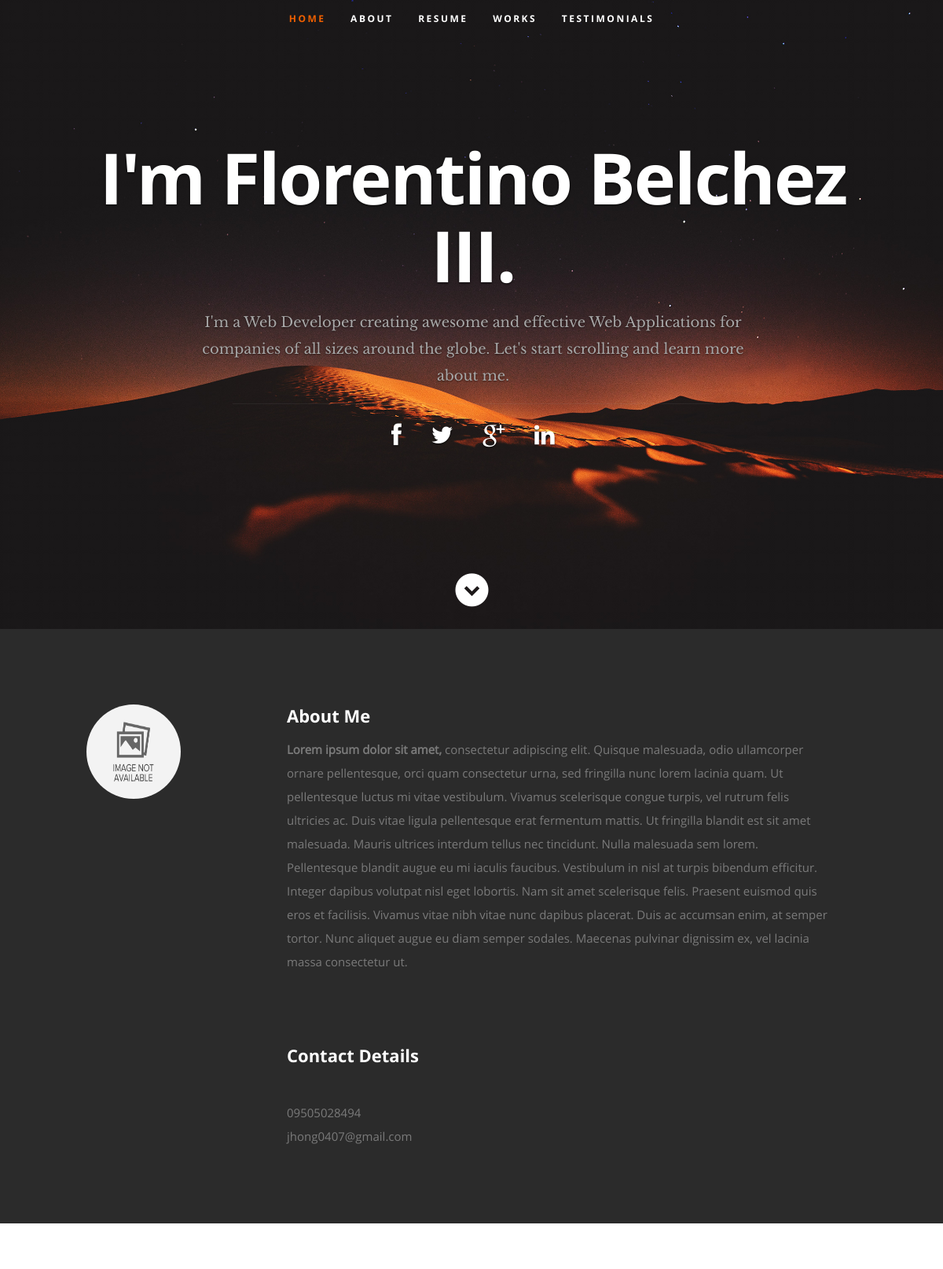
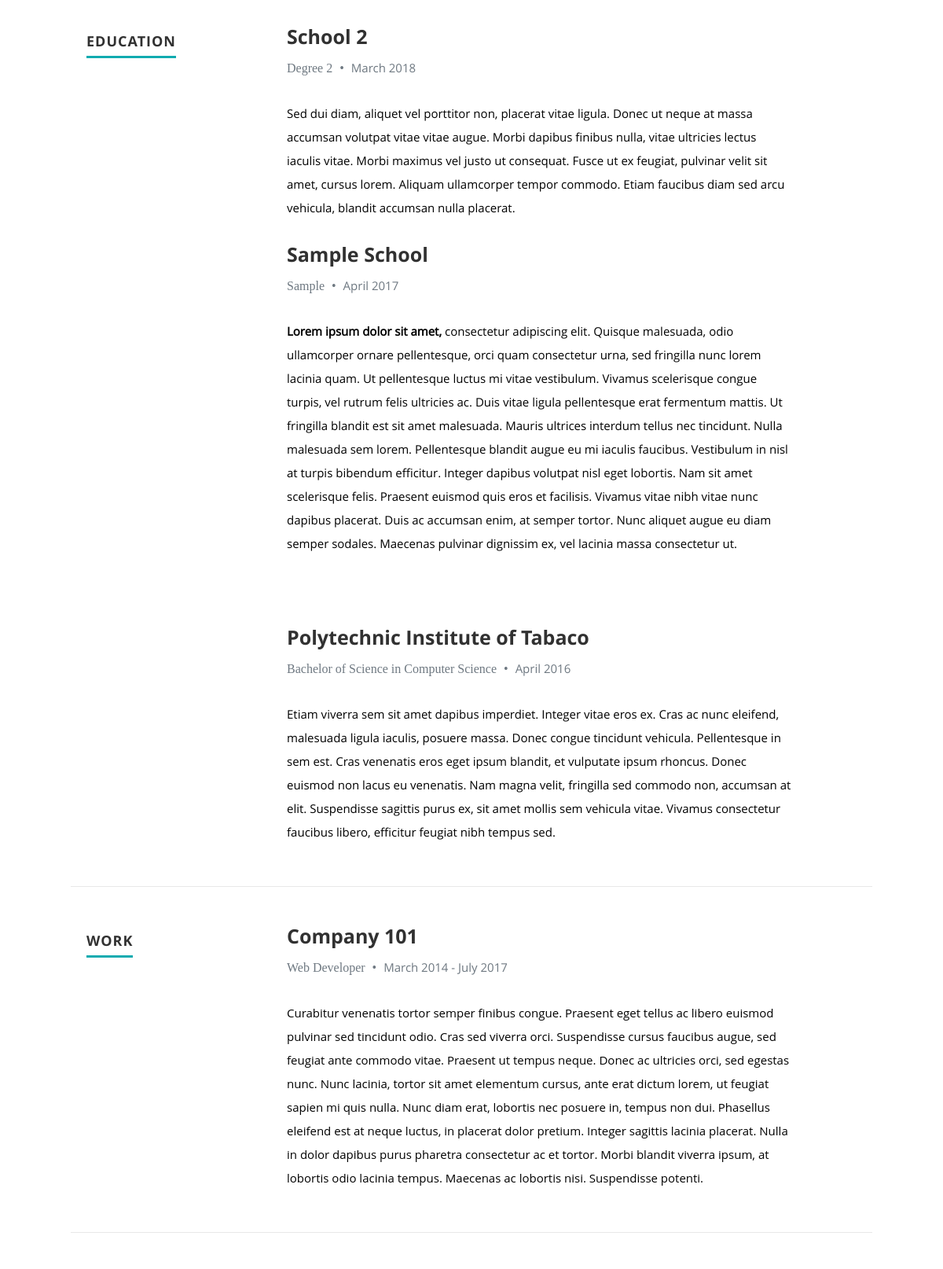
The page / (upper part) on the database its author committed (2 pictures, top to bottom).
### tables this page shows
CREATE TABLE `users` (
  `id` int(50) NOT NULL,
  `firstname` varchar(250) NOT NULL,
  `lastname` varchar(250) NOT NULL,
  `username` text NOT NULL,
  `password` text NOT NULL,
  `avatar` text DEFAULT NULL,
  `last_login` datetime DEFAULT NULL,
  `date_added` datetime NOT NULL DEFAULT current_timestamp(),
  `date_updated` datetime DEFAULT NULL ON UPDATE current_timestamp()
);

CREATE TABLE `education` (
  `id` int(30) NOT NULL,
  `school` text DEFAULT NULL,
  `degree` text DEFAULT NULL,
  `month` varchar(50) NOT NULL,
  `year` int(10) NOT NULL,
  `description` text DEFAULT NULL,
  `order_by` int(30) NOT NULL
);

CREATE TABLE `work` (
  `id` int(30) NOT NULL,
  `company` text DEFAULT NULL,
  `position` text DEFAULT NULL,
  `started` varchar(250) NOT NULL,
  `ended` varchar(250) NOT NULL,
  `description` text DEFAULT NULL,
  `order_by` int(30) NOT NULL
);

### classes/DBConnection.php (called while the page is built, shortened)
<?php
class DBConnection{
    private $host = DB_SERVER;
    private $username = DB_USERNAME;
    private $password = DB_PASSWORD;
    private $database = DB_NAME;
    public $conn;
    public function __construct(){
        if (!isset($this->conn)) {
            $this->conn = new mysqli($this->host, $this->username, $this->password, $this->database);
        }
    }
}
?>

### classes/SystemSettings.php (called while the page is built, shortened)
<?php
class SystemSettings extends DBConnection{
	function info($field=''){
		if(!empty($field)){
			if(isset($_SESSION['system_info'][$field]))
				return $_SESSION['system_info'][$field];
			else
				return false;
		}else{
			return false;
		}
	}
}
$_settings = new SystemSettings();
?>

### config.php (called while the page is built, shortened)
<?php
require_once('classes/DBConnection.php');
require_once('classes/SystemSettings.php');
function validate_image($file){
	if(!empty($file)){
		if(is_file(base_app.$file)){
			return base_url.$file;
		}else{
			return base_url.'dist/img/no-image-available.png';
		}
	}else{
		return base_url.'dist/img/no-image-available.png';
	}
}
?>

### index.php (the view, shortened to what this page needs)
<?php require_once('config.php'); ?>
 <!DOCTYPE html>
<html lang="en" class="" style="height: auto;">
<?php require_once('inc/header.php') ?>
  <body>
   <header id="home">
      <nav id="nav-wrap">
         <ul id="nav" class="nav">
            <li class="current"><a class="smoothscroll" href="#home">Home</a></li>
            <li><a class="smoothscroll" href="#about">About</a></li>
           <li><a class="smoothscroll" href="#resume">Resume</a></li>
            <li><a class="smoothscroll" href="#portfolio">Works</a></li>
            <li><a class="smoothscroll" href="#testimonials">Testimonials</a></li>
         </ul>
      </nav>
<?php
$u_qry = $conn->query("SELECT * FROM users where id = 1");
foreach($u_qry->fetch_array() as $k => $v){
  if(!is_numeric($k)){
    $user[$k] = $v;
  }
}
$c_qry = $conn->query("SELECT * FROM contacts");
while($row = $c_qry->fetch_assoc()){
    $contact[$row['meta_field']] = $row['meta_value'];
}
?>
      <div class="row banner">
         <div class="banner-text">
            <h1 class="responsive-headline">I'm <?php echo isset($user) ? ucwords($user['firstname'].' '.$user['lastname']) : ""; ?>.</h1>
            <h3><?php echo stripslashes($_settings->info('welcome_message')) ?></h3>
            <hr />
            <ul class="social">
               <li><a target="_blank" href="<?php echo $contact['facebook'] ?>"><i class="fa fa-facebook"></i></a></li>
               <li><a target="_blank" href="<?php echo $contact['twitter'] ?>"><i class="fa fa-twitter"></i></a></li>
               <li><a target="_blank" href="mailto:<?php echo $contact['email'] ?>"><i class="fa fa-google-plus"></i></a></li>
               <li><a target="_blank" href="<?php echo $contact['linkin'] ?>"><i class="fa fa-linkedin"></i></a></li>
            </ul>
         </div>
      </div>
      <p class="scrolldown">
         <a class="smoothscroll" href="#about"><i class="icon-down-circle"></i></a>
      </p>
   </header>
   <section id="about">
      <div class="row">
         <div class="three columns">
            <img class="profile-pic"  src="<?php echo validate_image("avatar") ?>" alt="" />
         </div>
         <div class="nine columns main-col">
            <h2>About Me</h2>
            <div id="about_me"><?php include "about.html"; ?></div>
            <div class="row">
               <div class="columns contact-details">
                  <h2>Contact Details</h2>
                  <p class="address">
               <span><?php echo $contact['address'] ?></span><br>
               <span><?php echo $contact['mobile'] ?></span><br>
                     <span><?php echo $contact['email'] ?></span>
             </p>
               </div>
               <div class="columns download">
               </div>
            </div>
         </div>
      </div>
   </section>
   <section id="resume">
      <div class="row education">
         <div class="three columns header-col">
            <h1><span>Education</span></h1>
         </div>
         <div class="nine columns main-col">
          <?php
          $e_qry = $conn->query("SELECT * FROM education order by year desc, month desc");
          while($row = $e_qry->fetch_assoc()):
          ?>
            <div class="row item">
               <div class="twelve columns">
                  <h3><?php echo $row['school'] ?></h3>
                  <p class="info"><?php echo $row['degree'] ?> <span>&bull;</span> <em class="date"><?php echo $row['month'].' '.$row['year'] ?></em></p>
                  <p>
                  <?php echo stripslashes(html_entity_decode($row['description'])) ?>
                  </p>
               </div>
            </div>
          <?php endwhile; ?>
         </div>
      </div>
      <div class="row work">
         <div class="three columns header-col">
            <h1><span>Work</span></h1>
         </div>
         <div class="nine columns main-col">
          <?php
          $w_qry = $conn->query("SELECT * FROM work ");
          while($row = $w_qry->fetch_assoc()):
          ?>
            <div class="row item">
               <div class="twelve columns">
                  <h3><?php echo $row['company'] ?></h3>
                  <p class="info"><?php echo $row['position'] ?> <span>&bull;</span> <em class="date"><?php echo str_replace("_"," ",$row['started']) ?> - <?php echo str_replace("_"," ",$row['ended']) ?></em></p>
                  <p><?php echo stripslashes(html_entity_decode($row['description'])) ?></p>
               </div>
            </div>
          <?php endwhile; ?>
         </div>
      </div>
  </body>
</html>

### profile_asset/css/default.css (style rules this page uses)
html, body, div, span, object, iframe, h1, h2, h3, h4, h5, h6, p, blockquote, pre, abbr, address, cite, code, del, dfn, em, img, ins, kbd, q, samp, small, strong, sub, sup, var, b, i, dl, dt, dd, ol, ul, li, fieldset, form, label, legend, table, caption, tbody, tfoot, thead, tr, th, td, article, aside, canvas, details, figcaption, figure, footer, header, hgroup, menu, nav, section, summary, time, mark, audio, video { margin: 0; padding: 0; border: 0; outline: 0; font-size: 100%; vertical-align: baseline; background: transparent; }
article,aside,details,figcaption,figure, footer,header,hgroup,menu,nav,section { display: block; }
*, *:before, *:after { -moz-box-sizing: border-box; -webkit-box-sizing: border-box; box-sizing: border-box; }
html { font-size: 62.5%; -webkit-font-smoothing: antialiased; }
body { background: #fff; font-family: 'opensans-regular', sans-serif; font-weight: normal; font-size: 15px; line-height: 30px; color: #838C95; -webkit-font-smoothing: antialiased; -webkit-text-size-adjust: 100%; }
h1, h2, h3, h4, h5, h6 { color: #313131; font-family: 'opensans-bold', sans-serif; font-weight: normal; }
h1 { font-size: 38px; line-height: 42px; margin-bottom: 12px; letter-spacing: -1px; }
h2 { font-size: 28px; line-height: 36px; margin-bottom: 6px; }
h3 { font-size: 22px; line-height: 30px; margin-bottom: 12px; }
p { margin: 0 0 30px 0; }
em { font: 15px/30px 'opensans-italic', sans-serif; }
hr { border: solid #E3E3E3; border-width: 1px 0 0; clear: both; margin: 11px 0 30px; height: 0; }
a, a:visited { text-decoration: none; outline: 0; color: #11ABB0; -webkit-transition: color .3s ease-in-out; -moz-transition: color .3s ease-in-out; -o-transition: color .3s ease-in-out; transition: color .3s ease-in-out; }
p a, p a:visited { line-height: inherit; }
ul, ol { margin-bottom: 24px; margin-top: 12px; }
ul { list-style: none outside; }
li { line-height: 18px; margin-bottom: 12px; }
img { max-width: 100%; height: auto; }
.row { width: 96%; max-width: 1020px; margin: 0 auto; }
.row .row { width: auto; max-width: none; margin: 0 -20px; }
.row:before, .row:after { content: " "; display: table; }
.row:after { clear: both; }
.column, .columns { position: relative; padding: 0 20px; min-height: 1px; float: left; }
[class*="column"] + [class*="column"]:last-child { float: right; }
.row .three { width: 25%; }
.row .nine { width: 75%; }
.row .twelve { width: 100%; }

### index.php (style rules this page uses)
#about_me * { color:#7A7A7A !important; }

### rows shown on the page
users: firstname+lastname "Florentino Belchez III"
education: school "School 2", degree "Degree 2", month "March", year "2018", description "Sed dui diam, aliquet vel porttitor non, placerat vitae ligula. Donec ut neque at massa accumsan volutpat vitae vitae augue. Morbi dapibus finibus nulla, vitae ultricies lectus iaculis vitae. Morbi maximus vel justo ut consequat. Fusce ut ex feugiat, pulvinar velit sit amet, cursus lorem. Aliquam ullamcorper tempor commodo. Etiam faucibus diam sed arcu vehicula, blandit accumsan nulla placerat."
education: school "Sample School", degree "Sample", month "April", year "2017", description "Lorem ipsum dolor sit amet, consectetur adipiscing elit. Quisque malesuada, odio ullamcorper ornare pellentesque, orci quam consectetur urna, sed fringilla nunc lorem lacinia quam. Ut pellentesque luctus mi vitae vestibulum. Vivamus scelerisque congue turpis, vel rutrum felis ultricies ac. Duis vitae ligula pellentesque erat fermentum mattis. Ut fringilla blandit est sit amet malesuada. Mauris ultrices interdum tellus nec tincidunt. Nulla malesuada sem lorem. Pellentesque blandit augue eu mi iaculis faucibus. Vestibulum in nisl at turpis bibendum efficitur. Integer dapibus volutpat nisl eget lobortis. Nam sit amet scelerisque felis. Praesent euismod quis eros et facilisis. Vivamus vitae…"
education: school "Polytechnic Institute of Tabaco", degree "Bachelor of Science in Computer Science", month "April", year "2016", description "Etiam viverra sem sit amet dapibus imperdiet. Integer vitae eros ex. Cras ac nunc eleifend, malesuada ligula iaculis, posuere massa. Donec congue tincidunt vehicula. Pellentesque in sem est. Cras venenatis eros eget ipsum blandit, et vulputate ipsum rhoncus. Donec euismod non lacus eu venenatis. Nam magna velit, fringilla sed commodo non, accumsan at elit. Suspendisse sagittis purus ex, sit amet mollis sem vehicula vitae. Vivamus consectetur faucibus libero, efficitur feugiat nibh tempus sed."
work: company "Company 101", position "Web Developer", started "March 2014", ended "July 2017", description "Curabitur venenatis tortor semper finibus congue. Praesent eget tellus ac libero euismod pulvinar sed tincidunt odio. Cras sed viverra orci. Suspendisse cursus faucibus augue, sed feugiat ante commodo vitae. Praesent ut tempus neque. Donec ac ultricies orci, sed egestas nunc. Nunc lacinia, tortor sit amet elementum cursus, ante erat dictum lorem, ut feugiat sapien mi quis nulla. Nunc diam erat, lobortis nec posuere in, tempus non dui. Phasellus eleifend est at neque luctus, in placerat dolor pretium. Integer sagittis lacinia placerat. Nulla in dolor dapibus purus pharetra consectetur ac et tortor. Morbi blandit viverra ipsum, at lobortis odio lacinia tempus. Maecenas ac lobortis nisi.…"

### other values the page prints
$_settings->info('welcome_message') "I'm a Web Developer creating awesome and effective Web Applications for companies of all sizes around the globe. Let's start scrolling and learn more about me."
$contact['mobile'] "09505028494"
$contact['email'] "jhong0407@gmail.com"
